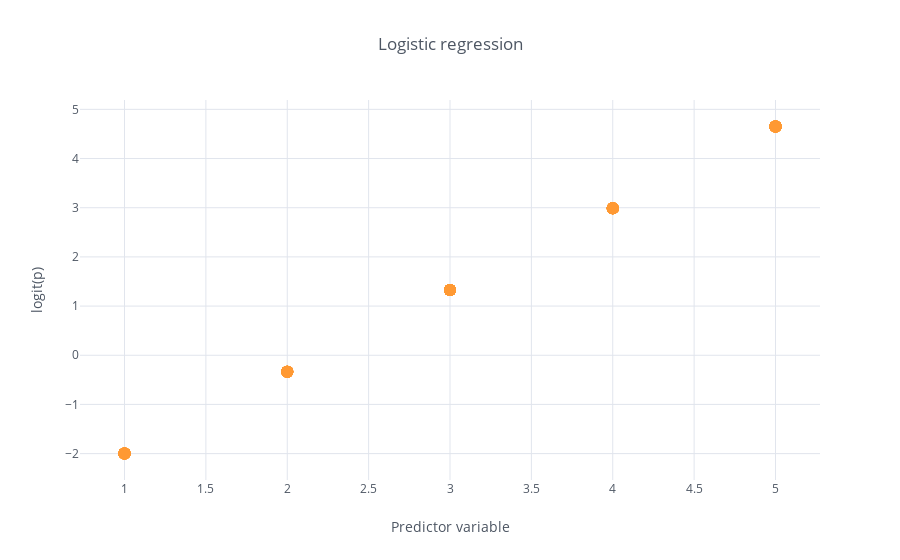

The notebook cell this image was saved under:
### Markdown cell above
We can then visualize our logistic function below:

### Code cell
def logit(x):
    return model.intercept_[0] + x*model.coef_[0][0]
    
df['logit'] = df['x'].apply(lambda x: logit(x))

df[['x', 'logit']].set_index('x').iplot(kind='scatter', mode='markers', 
                                        color='orange', theme='white',
                                        title='Logistic regression',
                                        xTitle='Predictor variable', 
                                        yTitle='logit(p)')

### Figure 1 — Plotly figure (JSON) as saved in the notebook; plotly's stock layout.template omitted (floating-point values rounded to 4 significant figures)
{"data": [{"line": {"color": "rgba(255, 153, 51, 1.0)", "dash": "solid", "shape": "linear", "width": 1.3}, "marker": {"size": 12, "symbol": "circle"}, "mode": "markers", "name": "logit", "text": "", "type": "scatter", "uid": "17b99261-5fe2-4e52-8b2e-266989b85732", "x": [5, 4, 3, 4, 4, 5, 1, 3, 3, 3, 5, 5, 2, 1, 1, 5, 2, 3, 5, 3, 2, 4, 1, 1, 5, 5, 2, 3, 3, 1, 4, 5, 3, 5, 5, 1, 3, 2, 5, 4, 1, 1, 4, 5, 3, 1, 5, 5, 5, 2, 1, 4, 2, 1, 1, 4, 4, 3, 1, 4, 1, 3, 2, 2, 4, 4, 2, 2, 1, 3, 5, 4, 5, 1, 5, 2, 2, 1, 3, 5, 3, 2, 5, 4, 1, 2, 5, 4, 1, 5, 4, 5, 5, 5, 3, 3, 4, 3, 5, 1], "y": [4.652, 2.989, 1.327, 2.989, 2.989, 4.652, -1.998, 1.327, 1.327, 1.327, 4.652, 4.652, -0.3355, -1.998, -1.998, 4.652, -0.3355, 1.327, 4.652, 1.327, -0.3355, 2.989, -1.998, -1.998, 4.652, 4.652, -0.3355, 1.327, 1.327, -1.998, 2.989, 4.652, 1.327, 4.652, 4.652, -1.998, 1.327, -0.3355, 4.652, 2.989, -1.998, -1.998, 2.989, 4.652, 1.327, -1.998, 4.652, 4.652, 4.652, -0.3355, -1.998, 2.989, -0.3355, -1.998, -1.998, 2.989, 2.989, 1.327, -1.998, 2.989, -1.998, 1.327, -0.3355, -0.3355, 2.989, 2.989, -0.3355, -0.3355, -1.998, 1.327, 4.652, 2.989, 4.652, -1.998, 4.652, -0.3355, -0.3355, -1.998, 1.327, 4.652, 1.327, -0.3355, 4.652, 2.989, -1.998, -0.3355, 4.652, 2.989, -1.998, 4.652, 2.989, 4.652, 4.652, 4.652, 1.327, 1.327, 2.989, 1.327, 4.652, -1.998]}], "layout": {"legend": {"bgcolor": "#FFFFFF", "font": {"color": "#4D5663"}}, "paper_bgcolor": "#FFFFFF", "plot_bgcolor": "#FFFFFF", "title": {"font": {"color": "#4D5663"}, "text": "Logistic regression"}, "xaxis": {"gridcolor": "#E1E5ED", "showgrid": true, "tickfont": {"color": "#4D5663"}, "title": {"font": {"color": "#4D5663"}, "text": "Predictor variable"}, "zerolinecolor": "#E1E5ED"}, "yaxis": {"gridcolor": "#E1E5ED", "showgrid": true, "tickfont": {"color": "#4D5663"}, "title": {"font": {"color": "#4D5663"}, "text": "logit(p)"}, "zerolinecolor": "#E1E5ED"}}}
